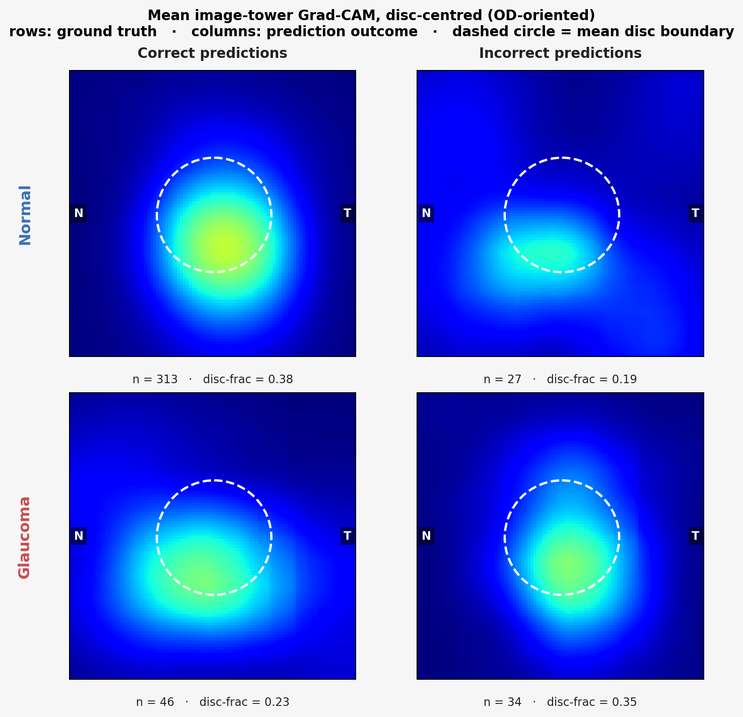
#> input picture v4/figures/output/F8_gradcam/disc_attention_detail.png, 743 x 717 px, shrunk from 1475 x 1424 before the run
$ python F8_attention_combined.py
#> lines starting #> are read from the running program, lines starting #| are printed output that depends on the picture
"""F8 combined explainability panel: disc-centred attention + quadrant breakdown.

Composes a single A/B figure from two existing renderings:
    A: ``F8_gradcam/disc_attention_detail.png`` — 2x2 grid of mean Grad-CAM
       heatmaps for {correct, incorrect} x {Normal, Glaucoma} cells, with the
       mean disc boundary annotated as a dashed circle.
    B: ``F8_quadrant_attention.png`` — grouped-bar chart of mean full-image
       Grad-CAM fraction per optic-disc quadrant, by cell.

Both source panels are produced by ``v4.figures.F8_explainability`` and
``v4.figures.F8_quadrant_plot`` respectively; this script just stitches the
two PNGs into a single combined figure with A/B subfigure labels.

Re-run:
    python -m v4.figures.F8_attention_combined
"""
from __future__ import annotations

from pathlib import Path

import matplotlib
matplotlib.use("Agg")
import matplotlib.pyplot as plt
from PIL import Image


SRC_A = Path(__file__).parent / "output" / "F8_gradcam" / "disc_attention_detail.png"
SRC_B = Path(__file__).parent / "output" / "F8_quadrant_attention.png"
OUT   = Path(__file__).parent / "output" / "F8_attention_combined.png"


def render() -> None:
    for p in (SRC_A, SRC_B):
        if not p.exists():
            raise SystemExit(
                f"Source panel missing: {p}\n"
                "Run F8_explainability (for A) and F8_quadrant_plot (for B) first."
            )

    img_a = Image.open(SRC_A)
#> img_a is the input picture: PIL image 743x717 RGBA; mean R, G, B, A 94.5, 117.9, 216.4, 255
    img_b = Image.open(SRC_B)
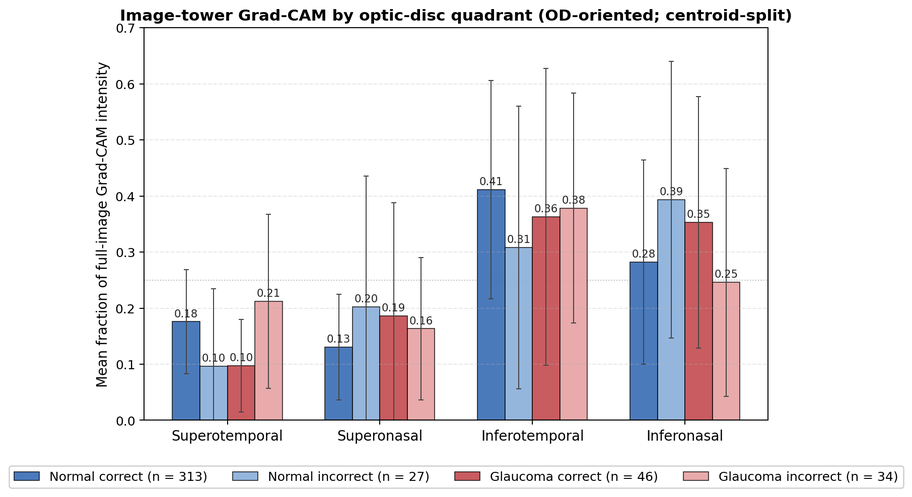
#> input picture v4/figures/output/F8_quadrant_attention.png, 912 x 497 px, shrunk from 1811 x 988 before the run
#> img_b is the input picture: PIL image 912x497 RGBA; mean R, G, B, A 233.8, 230.9, 234.5, 255

    # Stack vertically: A on top (square), B below (wider).
    fig = plt.figure(figsize=(13.0, 13.6))
    gs = fig.add_gridspec(
        2, 1,
        height_ratios=[img_a.size[1] / img_a.size[0],
                       img_b.size[1] / img_b.size[0] * 13.0 / 13.0],
        hspace=0.06,
    )

    ax_a = fig.add_subplot(gs[0])
    ax_a.imshow(img_a)
    ax_a.axis("off")
    ax_a.text(-0.01, 1.01, "A", transform=ax_a.transAxes,
              ha="left", va="bottom", fontsize=22, fontweight="bold")

    ax_b = fig.add_subplot(gs[1])
    ax_b.imshow(img_b)
    ax_b.axis("off")
    ax_b.text(-0.01, 1.01, "B", transform=ax_b.transAxes,
              ha="left", va="bottom", fontsize=22, fontweight="bold")

    fig.tight_layout()
    OUT.parent.mkdir(parents=True, exist_ok=True)
    fig.savefig(OUT, dpi=180, bbox_inches="tight")
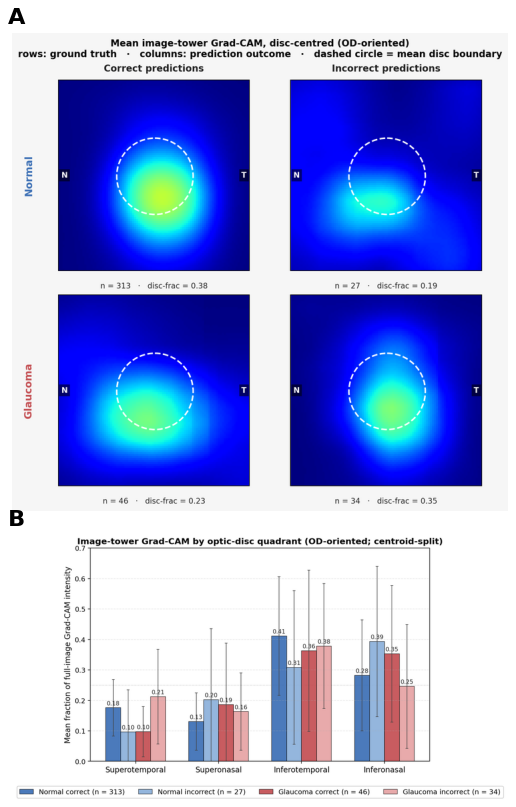
#> figure drawn by matplotlib, 2 panels
    plt.close(fig)
    print(f"saved {OUT}")


if __name__ == "__main__":
    render()
